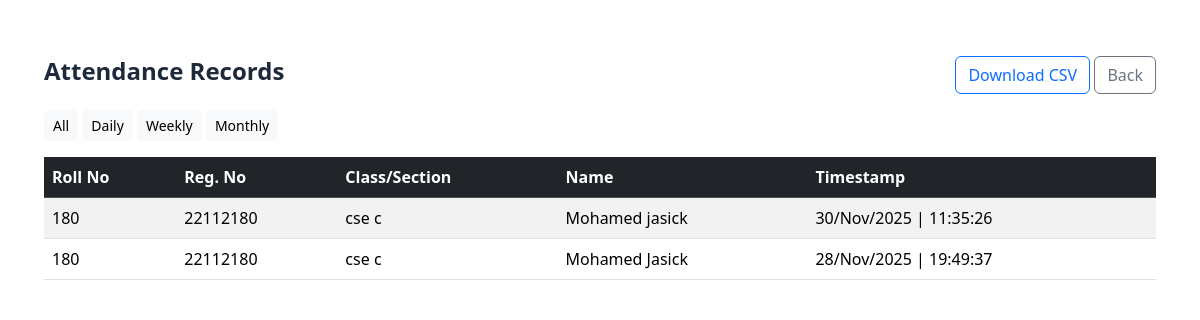
The page /attendance_record?period=weekly on the database its author committed.
### tables this page shows
CREATE TABLE attendance (
                    id INTEGER PRIMARY KEY AUTOINCREMENT,
                    student_id INTEGER,
                    name TEXT,
                    timestamp TEXT
                );

CREATE TABLE students (
                    id INTEGER PRIMARY KEY AUTOINCREMENT,
                    name TEXT NOT NULL,
                    roll TEXT,
                    class TEXT,
                    section TEXT,
                    reg_no TEXT,
                    created_at TEXT
                );

### app.py (the view)
@app.route("/attendance_record", methods=["GET"])
def attendance_record():
    period = request.args.get("period", "all")  # all, daily, weekly, monthly
    conn = sqlite3.connect(DB_PATH, check_same_thread=False)
    q = """
        SELECT
            S.roll,
            S.reg_no,
            S.class,
            S.section,
            A.name,
            A.timestamp
        FROM
            attendance A
        JOIN
            students S ON A.student_id = S.id
        """
    params = ()
    if period == "daily":
        today = datetime.date.today().isoformat()
        q += " WHERE date(A.timestamp) = ?"
        params = (today,)
    elif period == "weekly":
        start = (datetime.date.today() - timedelta(days=7)).isoformat()
        q += " WHERE date(A.timestamp) >= ?"
        params = (start,)
    elif period == "monthly":
        start = (datetime.date.today() - timedelta(days=30)).isoformat()
        q += " WHERE date(A.timestamp) >= ?"
        params = (start,)
    q += " ORDER BY A.timestamp DESC LIMIT 5000"
    df = pd.read_sql_query(q, conn, params=params)
    conn.close()
    if not df.empty:
        df['dt_object'] = pd.to_datetime(df['timestamp'], format='ISO8601', errors='coerce', utc=True)
        df['dt_object'] = df['dt_object'].dt.tz_convert(LOCAL_TIMEZONE)
        df['formatted_time'] = df['dt_object'].dt.strftime('%d/%b/%Y | %H:%M:%S')
        df['class_sec'] = df['class'] + ' ' + df['section']
        df = df[['roll', 'reg_no', 'class_sec', 'name', 'formatted_time']]
        rows = df.values.tolist()
    else:
        rows = []
    return render_template("attendance_record.html", records=rows, period=period)

### templates/attendance_record.html (shortened to what this page needs)
<!doctype html>
<html>
<head>
  <link href="https://cdn.jsdelivr.net/npm/bootstrap@5.3.1/dist/css/bootstrap.min.css" rel="stylesheet">
  <link rel="stylesheet" href="{{ url_for('static', filename='css/style.css') }}">
</head>
<body>
<div class="container my-4">
  <div class="d-flex justify-content-between align-items-center mb-3">
    <h4>Attendance Records</h4>
    <div>
      <a class="btn btn-outline-primary" href="/download_csv">Download CSV</a>
      <a class="btn btn-outline-secondary" href="/">Back</a>
    </div>
  </div>
  <div class="mb-3">
    <a href="/attendance_record?period=all" class="btn btn-sm btn-light">All</a>
    <a href="/attendance_record?period=daily" class="btn btn-sm btn-light">Daily</a>
    <a href="/attendance_record?period=weekly" class="btn btn-sm btn-light">Weekly</a>
    <a href="/attendance_record?period=monthly" class="btn btn-sm btn-light">Monthly</a>
  </div>
  <div class="table-responsive">
    <table class="table table-striped">
      <thead class="table-dark">
        <tr>
            <th>Roll No</th>
            <th>Reg. No</th>
            <th>Class/Section</th>
            <th>Name</th>
            <th>Timestamp</th>
        </tr>
      </thead>
      <tbody>
      {% for r in records %}
        <tr>
            <td>{{ r[0] }}</td>  <td>{{ r[1] }}</td>  <td>{{ r[2] }}</td>  <td>{{ r[3] }}</td>  <td>{{ r[4] }}</td>  </tr>
      {% endfor %}
      </tbody>
    </table>
</div>
</div>
</body>
</html>

### static/css/style.css (style rules this page uses)
html, body { height: 100%; margin: 0; }
body { font-family: 'Segoe UI', Tahoma, Geneva, Verdana, sans-serif; background-image: url("../images/bg.png"); no-repeat center center fixed; background-size: contain; margin: 0; color: #1e293b; display: flex; justify-content: flex-end; align-items: flex-start; padding: 2rem; }
body::before { content: ''; position: fixed; inset: 0; background: rgba(255,255,255,0.4); z-index: -1; }
h5, h4, h3 { font-weight: 600; }

### rows shown on the page
attendance: roll "180", reg_no "22112180", class "cse c", name "Mohamed jasick", r "30/Nov/2025 | 11:35:26"
attendance: roll "180", reg_no "22112180", class "cse c", name "Mohamed Jasick", r "28/Nov/2025 | 19:49:37"
